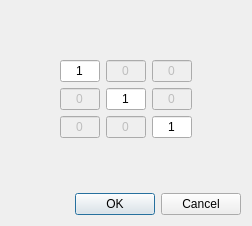
<?xml version="1.0" encoding="UTF-8"?>
<ui version="4.0">
 <class>SupercellDialog</class>
 <widget class="QDialog" name="SupercellDialog">
  <property name="geometry">
   <rect>
    <x>0</x>
    <y>0</y>
    <width>248</width>
    <height>178</height>
   </rect>
  </property>
  <property name="sizePolicy">
   <sizepolicy hsizetype="Preferred" vsizetype="Preferred">
    <horstretch>0</horstretch>
    <verstretch>0</verstretch>
   </sizepolicy>
  </property>
  <property name="windowTitle">
   <string>Supercell matrix</string>
  </property>
  <layout class="QVBoxLayout" name="verticalLayout">
   <property name="sizeConstraint">
    <enum>QLayout::SetFixedSize</enum>
   </property>
   <item>
    <widget class="QWidget" name="widget" native="true">
     <layout class="QGridLayout" name="gridLayout">
      <item row="3" column="1">
       <widget class="QLineEdit" name="zx">
        <property name="enabled">
         <bool>false</bool>
        </property>
        <property name="maximumSize">
         <size>
          <width>40</width>
          <height>16777215</height>
         </size>
        </property>
        <property name="text">
         <string>0</string>
        </property>
        <property name="alignment">
         <set>Qt::AlignCenter</set>
        </property>
       </widget>
      </item>
      <item row="1" column="4">
       <spacer name="horizontalSpacer">
        <property name="orientation">
         <enum>Qt::Horizontal</enum>
        </property>
        <property name="sizeHint" stdset="0">
         <size>
          <width>40</width>
          <height>20</height>
         </size>
        </property>
       </spacer>
      </item>
      <item row="1" column="1">
       <widget class="QLineEdit" name="xx">
        <property name="maximumSize">
         <size>
          <width>40</width>
          <height>16777215</height>
         </size>
        </property>
        <property name="text">
         <string>1</string>
        </property>
        <property name="alignment">
         <set>Qt::AlignCenter</set>
        </property>
       </widget>
      </item>
      <item row="2" column="1">
       <widget class="QLineEdit" name="yx">
        <property name="enabled">
         <bool>false</bool>
        </property>
        <property name="maximumSize">
         <size>
          <width>40</width>
          <height>16777215</height>
         </size>
        </property>
        <property name="text">
         <string>0</string>
        </property>
        <property name="alignment">
         <set>Qt::AlignCenter</set>
        </property>
       </widget>
      </item>
      <item row="0" column="2">
       <spacer name="verticalSpacer">
        <property name="orientation">
         <enum>Qt::Vertical</enum>
        </property>
        <property name="sizeHint" stdset="0">
         <size>
          <width>20</width>
          <height>40</height>
         </size>
        </property>
       </spacer>
      </item>
      <item row="2" column="2">
       <widget class="QLineEdit" name="yy">
        <property name="maximumSize">
         <size>
          <width>40</width>
          <height>16777215</height>
         </size>
        </property>
        <property name="text">
         <string>1</string>
        </property>
        <property name="alignment">
         <set>Qt::AlignCenter</set>
        </property>
       </widget>
      </item>
      <item row="3" column="3">
       <widget class="QLineEdit" name="zz">
        <property name="maximumSize">
         <size>
          <width>40</width>
          <height>16777215</height>
         </size>
        </property>
        <property name="text">
         <string>1</string>
        </property>
        <property name="alignment">
         <set>Qt::AlignCenter</set>
        </property>
       </widget>
      </item>
      <item row="2" column="3">
       <widget class="QLineEdit" name="yz">
        <property name="enabled">
         <bool>false</bool>
        </property>
        <property name="maximumSize">
         <size>
          <width>40</width>
          <height>16777215</height>
         </size>
        </property>
        <property name="text">
         <string>0</string>
        </property>
        <property name="alignment">
         <set>Qt::AlignCenter</set>
        </property>
       </widget>
      </item>
      <item row="4" column="2">
       <spacer name="verticalSpacer_2">
        <property name="orientation">
         <enum>Qt::Vertical</enum>
        </property>
        <property name="sizeHint" stdset="0">
         <size>
          <width>20</width>
          <height>40</height>
         </size>
        </property>
       </spacer>
      </item>
      <item row="1" column="2">
       <widget class="QLineEdit" name="xy">
        <property name="enabled">
         <bool>false</bool>
        </property>
        <property name="maximumSize">
         <size>
          <width>40</width>
          <height>16777215</height>
         </size>
        </property>
        <property name="text">
         <string>0</string>
        </property>
        <property name="alignment">
         <set>Qt::AlignCenter</set>
        </property>
       </widget>
      </item>
      <item row="3" column="2">
       <widget class="QLineEdit" name="zy">
        <property name="enabled">
         <bool>false</bool>
        </property>
        <property name="maximumSize">
         <size>
          <width>40</width>
          <height>16777215</height>
         </size>
        </property>
        <property name="text">
         <string>0</string>
        </property>
        <property name="alignment">
         <set>Qt::AlignCenter</set>
        </property>
       </widget>
      </item>
      <item row="1" column="3">
       <widget class="QLineEdit" name="xz">
        <property name="enabled">
         <bool>false</bool>
        </property>
        <property name="maximumSize">
         <size>
          <width>40</width>
          <height>16777215</height>
         </size>
        </property>
        <property name="text">
         <string>0</string>
        </property>
        <property name="alignment">
         <set>Qt::AlignCenter</set>
        </property>
       </widget>
      </item>
      <item row="1" column="0">
       <spacer name="horizontalSpacer_2">
        <property name="orientation">
         <enum>Qt::Horizontal</enum>
        </property>
        <property name="sizeHint" stdset="0">
         <size>
          <width>40</width>
          <height>20</height>
         </size>
        </property>
       </spacer>
      </item>
     </layout>
    </widget>
   </item>
   <item>
    <widget class="QDialogButtonBox" name="buttonBox">
     <property name="orientation">
      <enum>Qt::Horizontal</enum>
     </property>
     <property name="standardButtons">
      <set>QDialogButtonBox::Cancel|QDialogButtonBox::Ok</set>
     </property>
    </widget>
   </item>
  </layout>
 </widget>
 <resources/>
 <connections>
  <connection>
   <sender>buttonBox</sender>
   <signal>accepted()</signal>
   <receiver>SupercellDialog</receiver>
   <slot>accept()</slot>
   <hints>
    <hint type="sourcelabel">
     <x>248</x>
     <y>254</y>
    </hint>
    <hint type="destinationlabel">
     <x>157</x>
     <y>274</y>
    </hint>
   </hints>
  </connection>
  <connection>
   <sender>buttonBox</sender>
   <signal>rejected()</signal>
   <receiver>SupercellDialog</receiver>
   <slot>reject()</slot>
   <hints>
    <hint type="sourcelabel">
     <x>316</x>
     <y>260</y>
    </hint>
    <hint type="destinationlabel">
     <x>286</x>
     <y>274</y>
    </hint>
   </hints>
  </connection>
 </connections>
</ui>
